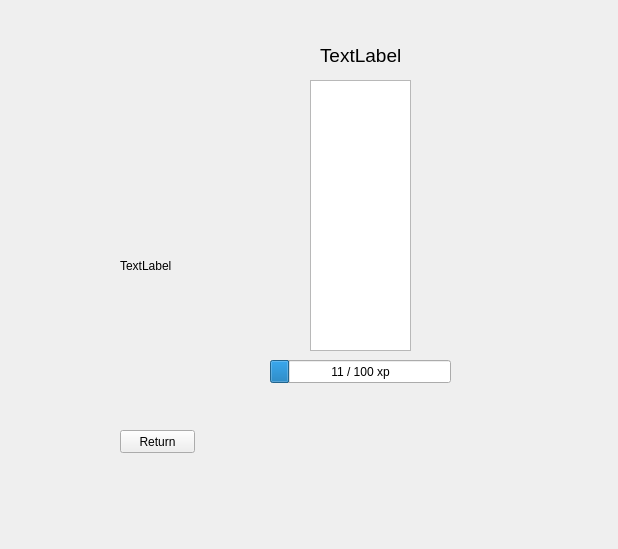
<?xml version="1.0" encoding="UTF-8"?>
<ui version="4.0">
 <class>newwindow</class>
 <widget class="QWidget" name="newwindow">
  <property name="geometry">
   <rect>
    <x>0</x>
    <y>0</y>
    <width>618</width>
    <height>549</height>
   </rect>
  </property>
  <property name="windowTitle">
   <string>Form</string>
  </property>
  <widget class="QTextBrowser" name="heroStats2">
   <property name="geometry">
    <rect>
     <x>310</x>
     <y>80</y>
     <width>101</width>
     <height>271</height>
    </rect>
   </property>
   <property name="font">
    <font>
     <pointsize>11</pointsize>
    </font>
   </property>
  </widget>
  <widget class="item_btn_class" name="item_btn_2">
   <property name="geometry">
    <rect>
     <x>360</x>
     <y>390</y>
     <width>50</width>
     <height>50</height>
    </rect>
   </property>
   <property name="autoFillBackground">
    <bool>true</bool>
   </property>
   <property name="text">
    <string/>
   </property>
   <property name="iconSize">
    <size>
     <width>30</width>
     <height>30</height>
    </size>
   </property>
   <property name="flat">
    <bool>true</bool>
   </property>
  </widget>
  <widget class="item_btn_class" name="item_btn_1">
   <property name="geometry">
    <rect>
     <x>310</x>
     <y>390</y>
     <width>50</width>
     <height>50</height>
    </rect>
   </property>
   <property name="autoFillBackground">
    <bool>true</bool>
   </property>
   <property name="text">
    <string/>
   </property>
   <property name="iconSize">
    <size>
     <width>50</width>
     <height>50</height>
    </size>
   </property>
   <property name="flat">
    <bool>true</bool>
   </property>
  </widget>
  <widget class="QPushButton" name="return_btn">
   <property name="geometry">
    <rect>
     <x>120</x>
     <y>430</y>
     <width>75</width>
     <height>23</height>
    </rect>
   </property>
   <property name="text">
    <string>Return</string>
   </property>
  </widget>
  <widget class="QProgressBar" name="xp_bar">
   <property name="geometry">
    <rect>
     <x>270</x>
     <y>360</y>
     <width>181</width>
     <height>23</height>
    </rect>
   </property>
   <property name="value">
    <number>11</number>
   </property>
   <property name="alignment">
    <set>Qt::AlignCenter</set>
   </property>
   <property name="textVisible">
    <bool>true</bool>
   </property>
   <property name="invertedAppearance">
    <bool>false</bool>
   </property>
   <property name="textDirection">
    <enum>QProgressBar::TopToBottom</enum>
   </property>
   <property name="format">
    <string>%v / %m xp</string>
   </property>
  </widget>
  <widget class="QLabel" name="hero_lvl_lbl">
   <property name="geometry">
    <rect>
     <x>320</x>
     <y>40</y>
     <width>81</width>
     <height>31</height>
    </rect>
   </property>
   <property name="font">
    <font>
     <pointsize>14</pointsize>
    </font>
   </property>
   <property name="text">
    <string>TextLabel</string>
   </property>
  </widget>
  <widget class="QLabel" name="infobox_lbl">
   <property name="geometry">
    <rect>
     <x>120</x>
     <y>200</y>
     <width>111</width>
     <height>131</height>
    </rect>
   </property>
   <property name="text">
    <string>TextLabel</string>
   </property>
  </widget>
  <widget class="item_btn_class" name="current_item_3">
   <property name="geometry">
    <rect>
     <x>250</x>
     <y>220</y>
     <width>60</width>
     <height>60</height>
    </rect>
   </property>
   <property name="text">
    <string/>
   </property>
   <property name="flat">
    <bool>true</bool>
   </property>
  </widget>
  <widget class="item_btn_class" name="current_item_2">
   <property name="geometry">
    <rect>
     <x>430</x>
     <y>220</y>
     <width>60</width>
     <height>60</height>
    </rect>
   </property>
   <property name="text">
    <string/>
   </property>
   <property name="flat">
    <bool>true</bool>
   </property>
  </widget>
 </widget>
 <customwidgets>
  <customwidget>
   <class>item_btn_class</class>
   <extends>QPushButton</extends>
   <header location="global">item_btn_class.h</header>
  </customwidget>
 </customwidgets>
 <resources/>
 <connections/>
</ui>
